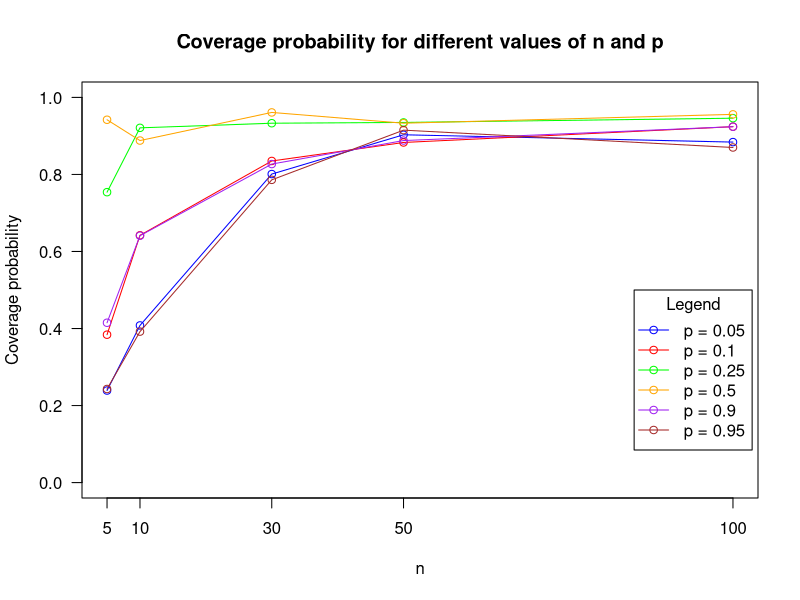

This chart was generated by the following R code:
res <- function(n, p) {
  x = rbinom(n,1,p)
  mean = mean(x)
  L = mean - 1.96 * sqrt(mean*(1-mean)/n)
  U = mean + 1.96 * sqrt(mean*(1-mean)/n)
  if(p >= L && p <= U){
    value = 1
  }else{
    value = 0
  }
  return(value)
}
#Following runs are where n = 5 with varying values of p.
n = 5
p = 0.05
ans = do.call(rbind, replicate(1000, res(n, p), simplify=FALSE))
coverage = mean(ans)
n = 5
p = 0.1
ans = do.call(rbind, replicate(1000, res(n, p), simplify=FALSE))
coverage = mean(ans)
n = 5
p = 0.25
ans = do.call(rbind, replicate(1000, res(n, p), simplify=FALSE))
coverage = mean(ans)
n = 5
p = 0.5
ans = do.call(rbind, replicate(1000, res(n, p), simplify=FALSE))
coverage = mean(ans)
n = 5
p = 0.9
ans = do.call(rbind, replicate(1000, res(n, p), simplify=FALSE))
coverage = mean(ans)
n = 5
p = 0.95
ans = do.call(rbind, replicate(1000, res(n, p), simplify=FALSE))
coverage = mean(ans)
#Following runs are where n = 10 with varying values of p.
n = 10
p = 0.05
ans = do.call(rbind, replicate(1000, res(n, p), simplify=FALSE))
coverage = mean(ans)
n = 10
p = 0.1
ans = do.call(rbind, replicate(1000, res(n, p), simplify=FALSE))
coverage = mean(ans)
n = 10
p = 0.25
ans = do.call(rbind, replicate(1000, res(n, p), simplify=FALSE))
coverage = mean(ans)
n = 10
p = 0.5
ans = do.call(rbind, replicate(1000, res(n, p), simplify=FALSE))
coverage = mean(ans)
n = 10
p = 0.9
ans = do.call(rbind, replicate(1000, res(n, p), simplify=FALSE))
coverage = mean(ans)
n = 10
p = 0.95
ans = do.call(rbind, replicate(1000, res(n, p), simplify=FALSE))
coverage = mean(ans)
#Following runs are where n = 30 with varying values of p.
n = 30
p = 0.05
ans = do.call(rbind, replicate(1000, res(n, p), simplify=FALSE))
coverage = mean(ans)
n = 30
p = 0.1
ans = do.call(rbind, replicate(1000, res(n, p), simplify=FALSE))
coverage = mean(ans)
n = 30
p = 0.25
ans = do.call(rbind, replicate(1000, res(n, p), simplify=FALSE))
coverage = mean(ans)
n = 30
p = 0.5
ans = do.call(rbind, replicate(1000, res(n, p), simplify=FALSE))
coverage = mean(ans)
n = 30
p = 0.9
ans = do.call(rbind, replicate(1000, res(n, p), simplify=FALSE))
coverage = mean(ans)
n = 30
p = 0.95
ans = do.call(rbind, replicate(1000, res(n, p), simplify=FALSE))
coverage = mean(ans)
#Following runs are where n = 50 with varying values of p.
n = 50
p = 0.05
ans = do.call(rbind, replicate(1000, res(n, p), simplify=FALSE))
coverage = mean(ans)
n = 50
p = 0.1
ans = do.call(rbind, replicate(1000, res(n, p), simplify=FALSE))
coverage = mean(ans)
n = 50
p = 0.25
ans = do.call(rbind, replicate(1000, res(n, p), simplify=FALSE))
coverage = mean(ans)
n = 50
p = 0.5
ans = do.call(rbind, replicate(1000, res(n, p), simplify=FALSE))
coverage = mean(ans)
n = 50
p = 0.9
ans = do.call(rbind, replicate(1000, res(n, p), simplify=FALSE))
coverage = mean(ans)
n = 50
p = 0.95
ans = do.call(rbind, replicate(1000, res(n, p), simplify=FALSE))
coverage = mean(ans)
#Following runs are where n = 100 with varying values of p.
n = 100
p = 0.05
ans = do.call(rbind, replicate(1000, res(n, p), simplify=FALSE))
coverage = mean(ans)
n = 100
p = 0.1
ans = do.call(rbind, replicate(1000, res(n, p), simplify=FALSE))
coverage = mean(ans)
n = 100
p = 0.25
ans = do.call(rbind, replicate(1000, res(n, p), simplify=FALSE))
coverage = mean(ans)
n = 100
p = 0.5
ans = do.call(rbind, replicate(1000, res(n, p), simplify=FALSE))
coverage = mean(ans)
n = 100
p = 0.9
ans = do.call(rbind, replicate(1000, res(n, p), simplify=FALSE))
coverage = mean(ans)
n = 100
p = 0.95
ans = do.call(rbind, replicate(1000, res(n, p), simplify=FALSE))
coverage = mean(ans)
#The above data was collected and stored in a separate CSV file called coverage.csv
#Reading the CSV file.
data = read.csv("coverage.csv")
#Plotting the graph - Coverage probability for different values of n and p
plot(data[[4]],data[[5]],xlab = "n", ylab = "Coverage probability", main = "Coverage probability for different values of n and p", type = 'o', col = "blue", xaxt = 'n', las = 2, pch = 21, ylim = range(0,1))
lines(data[[6]],data[[7]],xlab = "n", type = 'o', col = "red", xaxt = 'n', las = 2, pch = 21)
lines(data[[8]],data[[9]],xlab = "n", type = 'o', col = "green", xaxt = 'n', las = 2, pch = 21)
lines(data[[10]],data[[11]],xlab = "n", type = 'o', col = "orange", xaxt = 'n', las = 2, pch = 21)
lines(data[[12]],data[[13]],xlab = "n", type = 'o', col = "purple", xaxt = 'n', las = 2, pch = 21)
lines(data[[14]],data[[15]],xlab = "n", type = 'o', col = "brown", xaxt = 'n', las = 2, pch = 21)
axis(1, at = c(5, 10, 30, 50, 100), lab = c(5, 10, 30, 50, 100), las = 1)
legend(85, 0.50, title = "Legend", c("p = 0.05","p = 0.1","p = 0.25","p = 0.5","p = 0.9","p = 0.95"), cex=1, col=c("blue","red","green","orange","purple","brown"), pch=21:21:21:21:21:21, lty= 1)